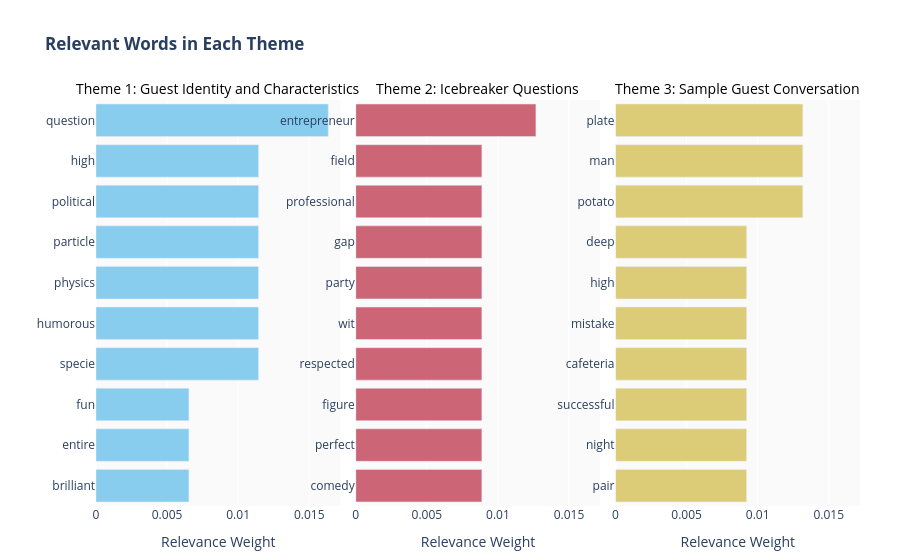

Notebook code cell kept with this figure:
### Code cell
# Themes from LDA
topic_names = {
    0: "Theme 1: Guest Identity and Characteristics", 
    1: "Theme 2: Icebreaker Questions", 
    2: "Theme 3: Sample Guest Conversation"    
}

# Extract the Top 10 Words for each topic
topic_data = []

for topic_id in range(lda_model_bigram.num_topics):
    # show_topic returns a list of (word, probability) tuples
    top_terms = lda_model_bigram.show_topic(topic_id, topn=10)
    
    for word, weight in top_terms:
        topic_data.append({
            'Theme': topic_names[topic_id],
            'Word': word,
            'Importance': weight
        })

df_topics = pd.DataFrame(topic_data)

# Sort values
df_topics = df_topics.sort_values(by=['Theme', 'Importance'], ascending=[True, True])

# Build bar chart
fig5 = px.bar(
    df_topics,
    x='Importance',
    y='Word',
    color='Theme',
    facet_col='Theme',
    orientation='h',
    color_discrete_sequence=px.colors.qualitative.Safe,
    title='<b>Relevant Words in Each Theme</b>'
)

# Layout
fig5.update_yaxes(matches=None, showticklabels=True, title="")
fig5.update_xaxes(showgrid=True, title="Relevance Weight")

fig5.for_each_annotation(lambda a: a.update(text=a.text.split("=")[-1], font=dict(size=14, color="black")))

fig5.update_layout(
    height=600,
    showlegend=False,
    plot_bgcolor='#FAFAFA',
    margin=dict(t=100, b=40, l=40, r=40)
)

fig5.show()

### Figure 1 — Plotly figure (JSON) as saved in the notebook; plotly's stock layout.template omitted (floating-point values rounded to 4 significant figures)
{"data": [{"hovertemplate": "Theme=Theme 1: Guest Identity and Characteristics<br>Importance=%{x}<br>Word=%{y}<extra></extra>", "legendgroup": "Theme 1: Guest Identity and Characteristics", "marker": {"color": "rgb(136, 204, 238)", "pattern": {"shape": ""}}, "name": "Theme 1: Guest Identity and Characteristics", "orientation": "h", "showlegend": true, "textposition": "auto", "type": "bar", "x": [0.006536, 0.006536, 0.006537, 0.01143, 0.01143, 0.01143, 0.01143, 0.01144, 0.01144, 0.01634], "xaxis": "x", "y": ["brilliant", "entire", "fun", "specie", "humorous", "physics", "particle", "political", "high", "question"], "yaxis": "y"}, {"hovertemplate": "Theme=Theme 2: Icebreaker Questions<br>Importance=%{x}<br>Word=%{y}<extra></extra>", "legendgroup": "Theme 2: Icebreaker Questions", "marker": {"color": "rgb(204, 102, 119)", "pattern": {"shape": ""}}, "name": "Theme 2: Icebreaker Questions", "orientation": "h", "showlegend": true, "textposition": "auto", "type": "bar", "x": [0.008871, 0.008871, 0.008871, 0.008871, 0.008871, 0.008872, 0.008872, 0.008872, 0.008872, 0.01267], "xaxis": "x2", "y": ["comedy", "perfect", "figure", "respected", "wit", "party", "gap", "professional", "field", "entrepreneur"], "yaxis": "y2"}, {"hovertemplate": "Theme=Theme 3: Sample Guest Conversation<br>Importance=%{x}<br>Word=%{y}<extra></extra>", "legendgroup": "Theme 3: Sample Guest Conversation", "marker": {"color": "rgb(221, 204, 119)", "pattern": {"shape": ""}}, "name": "Theme 3: Sample Guest Conversation", "orientation": "h", "showlegend": true, "textposition": "auto", "type": "bar", "x": [0.009221, 0.009221, 0.009222, 0.009222, 0.009223, 0.009224, 0.009225, 0.01317, 0.01317, 0.01318], "xaxis": "x3", "y": ["pair", "night", "successful", "cafeteria", "mistake", "high", "deep", "potato", "man", "plate"], "yaxis": "y3"}], "layout": {"annotations": [{"font": {"color": "black", "size": 14}, "showarrow": false, "text": "Theme 1: Guest Identity and Characteristics", "x": 0.16, "xanchor": "center", "xref": "paper", "y": 1, "yanchor": "bottom", "yref": "paper"}, {"font": {"color": "black", "size": 14}, "showarrow": false, "text": "Theme 2: Icebreaker Questions", "x": 0.5, "xanchor": "center", "xref": "paper", "y": 1, "yanchor": "bottom", "yref": "paper"}, {"font": {"color": "black", "size": 14}, "showarrow": false, "text": "Theme 3: Sample Guest Conversation", "x": 0.84, "xanchor": "center", "xref": "paper", "y": 1, "yanchor": "bottom", "yref": "paper"}], "autosize": true, "barmode": "relative", "legend": {"title": {"text": "Theme"}, "tracegroupgap": 0}, "margin": {"b": 40, "l": 40, "r": 40, "t": 100}, "plot_bgcolor": "#FAFAFA", "showlegend": false, "title": {"text": "<b>Relevant Words in Each Theme</b>"}, "xaxis": {"anchor": "y", "autorange": true, "domain": [0, 0.32], "range": [0, 0.0172], "showgrid": true, "title": {"text": "Relevance Weight"}, "type": "linear"}, "xaxis2": {"anchor": "y2", "autorange": true, "domain": [0.34, 0.66], "matches": "x", "range": [0, 0.0172], "showgrid": true, "title": {"text": "Relevance Weight"}, "type": "linear"}, "xaxis3": {"anchor": "y3", "autorange": true, "domain": [0.68, 1.0], "matches": "x", "range": [0, 0.0172], "showgrid": true, "title": {"text": "Relevance Weight"}, "type": "linear"}, "yaxis": {"anchor": "x", "autorange": true, "domain": [0, 1], "range": [-0.5, 9.5], "showticklabels": true, "title": {"text": ""}, "type": "category"}, "yaxis2": {"anchor": "x2", "autorange": true, "domain": [0, 1], "range": [-0.5, 9.5], "showticklabels": true, "title": {"text": ""}, "type": "category"}, "yaxis3": {"anchor": "x3", "autorange": true, "domain": [0, 1], "range": [-0.5, 9.5], "showticklabels": true, "title": {"text": ""}, "type": "category"}}}
